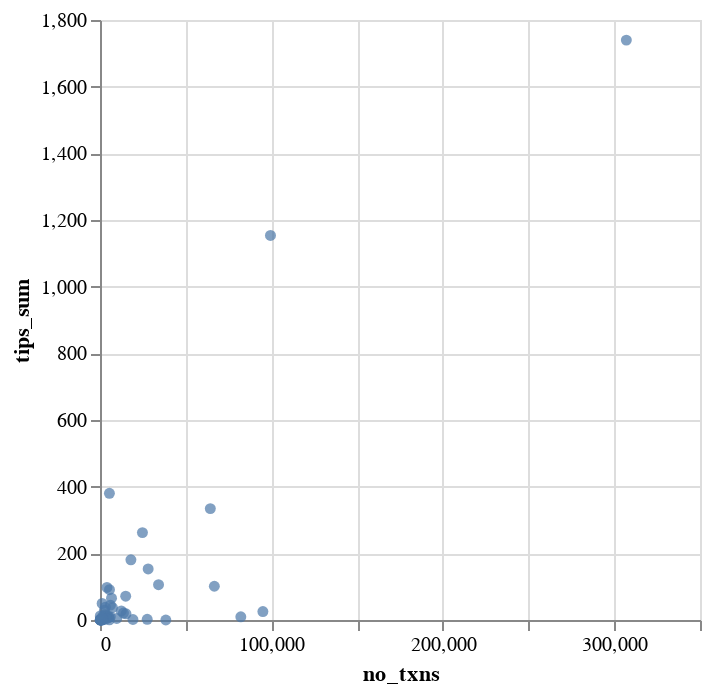

This figure's notebook cell:
### Code cell
(
    alt.Chart(chart_data1).mark_circle().encode(
            x='no_txns:Q',
            y="tips_sum:Q"
        )
)

### Figure 1 — Vega-Lite specification as saved in the notebook (floating-point values rounded to 4 significant figures)
{"config": {"view": {"continuousWidth": 300, "continuousHeight": 300}}, "data": {"name": "data-ba7ee245ac7b6062be494ef000af62fb"}, "mark": {"type": "circle"}, "encoding": {"x": {"field": "no_txns", "type": "quantitative"}, "y": {"field": "tips_sum", "type": "quantitative"}}, "$schema": "https://vega.github.io/schema/vega-lite/v5.20.1.json", "datasets": {"data-ba7ee245ac7b6062be494ef000af62fb": [{"program": "ams9tG5sJHh6ZDEuWrFZQUnoM6PGau5sMiMnomKBwui", "no_txns": 2881, "rev_sum": 17.52, "tips_sum": 15.75}, {"program": "bank7GaK8LkjyrLpSZjGuXL8z7yae6JqbunEEnU9FS4", "no_txns": 95013, "rev_sum": 1339.0, "tips_sum": 25.42}, {"program": "4vD6PYp2BtVm3aua71mkY4LdwU5DFh829voCzjEf1H4D", "no_txns": 2603, "rev_sum": 592.8, "tips_sum": 29.44}, {"program": "B4cUJzpPVNKdnjnN7x7MhhXzJT5Z9SpteFp3JK3Y7bow", "no_txns": 7250, "rev_sum": 111.8, "tips_sum": 36.8}, {"program": "3uCraqitfDjLyA74gpws3w7u7E1nLK8paPhqhQHGjJH8", "no_txns": 3129, "rev_sum": 40.44, "tips_sum": 38.31}, {"program": "God6AsUhRSbEj3gzL3dwkjZxREoLKUdd7DKRRnsj1Ygz", "no_txns": 179, "rev_sum": 12.62, "tips_sum": 12.22}, {"program": "E1wEnNYxhrZrG5KifTLaEBcKBzKiEb1bCQL9kCJHFCL1", "no_txns": 13680, "rev_sum": 193.5, "tips_sum": 20.75}, {"program": "GQu9pAUp1Z3VaPCi4VfJN25TLWkcd6JyxAajkJdTtVkv", "no_txns": 15174, "rev_sum": 104.8, "tips_sum": 18.5}, {"program": "DLhKb76uv4CEpEuwKXq3iCFL2U45tyji3AcRkb6z2H2y", "no_txns": 392, "rev_sum": 7.216, "tips_sum": 0.6597}, {"program": "EiWwH23kQ3hrzVX62UzcKvpDLRPQCM8bxbqzCpUYf5Cg", "no_txns": 258, "rev_sum": 0.9552, "tips_sum": 0.8526}, {"program": "2QXU5mDd7cfUpYQpdjxSC5n5P99GK9ExyxfNzAt1gTcV", "no_txns": 838, "rev_sum": 15.35, "tips_sum": 0.7685}, {"program": "JUP6LkbZbjS1jKKwapdHNy74zcZ3tLUZoi5QNyVTaV4", "no_txns": 307030, "rev_sum": 9625.0, "tips_sum": 1740.0}, {"program": "3JUL6MmMd1NHBTwcXM1giTGW5vkm3wAzioEN2jHJUYQg", "no_txns": 4056, "rev_sum": 140.5, "tips_sum": 97.66}, {"program": "GaaxVrdMh69Dhce9u4uSpdXD8L9J51SZ4x8vQywR6d7s", "no_txns": 5497, "rev_sum": 423.4, "tips_sum": 380.1}, {"program": "D6yAW6NVS1S66yDT4QAwpddo5F3qrHzuHJyLwr8177P1", "no_txns": 4129, "rev_sum": 85.13, "tips_sum": 13.05}, {"program": "DDcUrKbzn896LoBB5qu9Zr367mKE314f7vXBPT1V6ssM", "no_txns": 109, "rev_sum": 0.3102, "tips_sum": 0.1394}, {"program": "EFgKVf6zAA8vWzoZx1xP7tga6mRPUvuNhawk5Jf6yg5E", "no_txns": 6009, "rev_sum": 71.33, "tips_sum": 9.469}, {"program": "JUP4Fb2cqiRUcaTHdrPC8h2gNsA2ETXiPDD33WcGuJB", "no_txns": 126, "rev_sum": 0.648, "tips_sum": 0.0}, {"program": "DogegKhTimbJRTBjxNEc53gzia653No32BPHRq8PxoBB", "no_txns": 5095, "rev_sum": 113.4, "tips_sum": 8.588}, {"program": "2uZSh1aR9b48aZbwPgiNGdY1r4dDQ3A6y7jYxNJ4PLg8", "no_txns": 1161, "rev_sum": 12.82, "tips_sum": 0.0}, {"program": "BNvJuX3hHwd6nEKqTVrJRr7FvMt73EvitPzgVxtJxfiP", "no_txns": 1282, "rev_sum": 32.57, "tips_sum": 0.00459}, {"program": "AP51WLiiqTdbZfgyRMs35PsZpdmLuPDdHYmrB23pEtMU", "no_txns": 27538, "rev_sum": 161.5, "tips_sum": 2.043}, {"program": "pigiKqKi9dy5kh1kXpUj5cWLFmFspuwTr9JTjWqGM2a", "no_txns": 577, "rev_sum": 1.919, "tips_sum": 0.06316}, {"program": "8evuytGWevh1V7fWAfJKxBY9AQyXNm6tsNjPMe3iCoWY", "no_txns": 12427, "rev_sum": 227.5, "tips_sum": 27.27}, {"program": "9ixSdN1CKjmHqwTessaPYdJGRMgEYCaL34oXyNjYK2mw", "no_txns": 2160, "rev_sum": 26.06, "tips_sum": 1.279}, {"program": "2DoboMZkMkmNMzWQKvRhrcdtqNzLFS2LQhEo813xvcYD", "no_txns": 5530, "rev_sum": 289.1, "tips_sum": 90.9}, {"program": "Hye5Ahzqv9fY8LsjygfXCmkuVL67rgKRNzqZSEhpwXUf", "no_txns": 249, "rev_sum": 7.303, "tips_sum": 0.0158}, {"program": "BackstoryKW7odoXxeCDGSeYeTbT1Ze55pW9X4PNNGcV", "no_txns": 1249, "rev_sum": 64.58, "tips_sum": 49.8}, {"program": "YmirFH6wUrtUMUmfRPZE7TcnszDw689YNWYrMgyB55N", "no_txns": 24751, "rev_sum": 500.3, "tips_sum": 262.1}, {"program": "3JmzqBoDLvNTPapBGCN7x23kTE5o7zkQ2fQhuyU3j9x6", "no_txns": 28090, "rev_sum": 2493.0, "tips_sum": 153.1}, {"program": "7PWnthtTsGnSpR4JLENYVoCJ5y5XwgELVbqgp6TkAFaH", "no_txns": 38406, "rev_sum": 2241.0, "tips_sum": 0.0}, {"program": "medJtLpTdkG1LMLKetGgqF39efYSSxjP7FBFUTzf4LE", "no_txns": 6725, "rev_sum": 129.8, "tips_sum": 65.27}, {"program": "88888ZALaeFFmKgbq1ekvj5xYTLv65ku65k4NBvmwCy1", "no_txns": 6108, "rev_sum": 67.2, "tips_sum": 44.67}, {"program": "AHui19XHKWqvp1WVnXqcvXw2WpsRmkpLHjpV6baBrn1K", "no_txns": 1797, "rev_sum": 13.36, "tips_sum": 11.54}, {"program": "HqXxZawhNZgi2zay3BD5X64Wps3T1TC71cc75J5MsJCX", "no_txns": 5160, "rev_sum": 87.1, "tips_sum": 7.781}, {"program": "Aza2jW4mjqyt8HtSLCwDTJWGJ1mRDjMQTQoiNTH6E32r", "no_txns": 5474, "rev_sum": 30.69, "tips_sum": 0.4861}, {"program": "Am7ppB5Rek2q7Qnr8AzC6fWQWQQjpMuP35bMRHdyfsqo", "no_txns": 993, "rev_sum": 34.52, "tips_sum": 0.8469}, {"program": "Dex22n6vVa2Suawc5TcAb26ZmeZ33BpS3xWAKDvWkvQk", "no_txns": 192, "rev_sum": 1.996, "tips_sum": 0.0}, {"program": "4ngnN8dA9sAf1sbz3m6qwquxbHkyzgXVpeTYcxKPtZuf", "no_txns": 9789, "rev_sum": 39.24, "tips_sum": 4.586}, {"program": "AnCKmodpxycRZoAFgVwGjWuxP9wJPamghfvUw1fwKdpK", "no_txns": 82148, "rev_sum": 545.7, "tips_sum": 9.622}, {"program": "E8uB9xQ8ffx3YyCbXDVKNMV2VpaHhgU8edCKi1ASDUTq", "no_txns": 99443, "rev_sum": 3174.0, "tips_sum": 1154.0}, {"program": "4y2Grm2NQs9ZLvdHyk6rus2GeDxQu3PCdqd491JhXSLX", "no_txns": 255, "rev_sum": 1.446, "tips_sum": 0.1358}, {"program": "AzHrwdCsEZotAjr7sjenHrHpf1ZKYoGBP6N7HVhEsyen", "no_txns": 19228, "rev_sum": 244.4, "tips_sum": 1.495}, {"program": "Evo1ve6p41CUZSdh7WCofrStMdhzUKAVcjWDNhet9Nkp", "no_txns": 34151, "rev_sum": 909.5, "tips_sum": 106.0}, {"program": "8Dukjp9fQB1Pbi3dkPd4Nz8AHir5vnuKXCyrYzzQDor", "no_txns": 64362, "rev_sum": 1369.0, "tips_sum": 334.2}, {"program": "7y5FFmNTAqVmyRqS1rEThotJjk8Y1TpUY1CLyd1DNrUZ", "no_txns": 3832, "rev_sum": 31.33, "tips_sum": 3.777}, {"program": "3s1rAymURnacreXreMy718GfqW6kygQsLNka1xDyW8pC", "no_txns": 1065, "rev_sum": 7.358, "tips_sum": 0.8013}, {"program": "G2E4eoenFMirpFKRfHNo2koDP7mrhnNWVwxyHASSpjQD", "no_txns": 14989, "rev_sum": 249.1, "tips_sum": 71.38}, {"program": "ASHTpyvdpQ4aDnm59jsaiHyMYXsdCiTKE8Q7DPVQ2UV", "no_txns": 18030, "rev_sum": 263.6, "tips_sum": 180.6}, {"program": "481s8XFACzEbQokBjoZWUv976233jGP9k6SzN2Lu8fLt", "no_txns": 1582, "rev_sum": 18.81, "tips_sum": 2.187}, {"program": "2CyweuWbx3DCcmzePeN7nxqgTD396VuEC2UW2ZjKHbb2", "no_txns": 1058, "rev_sum": 17.64, "tips_sum": 6.248}, {"program": "2CSekKsHWCwcQp3eMdn77UDyTV3VLmsr1idFaSSExn2V", "no_txns": 66704, "rev_sum": 800.3, "tips_sum": 101.2}]}}
